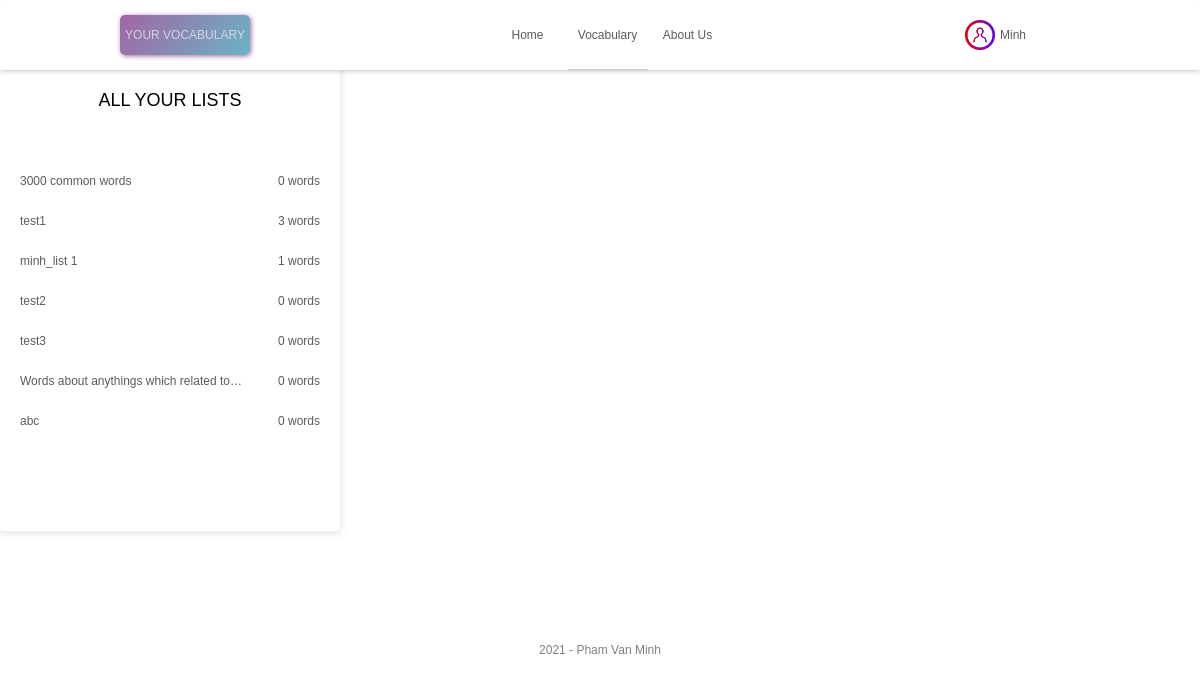
/vocab-repository (signed in), run on an earlier commit of the app's database.
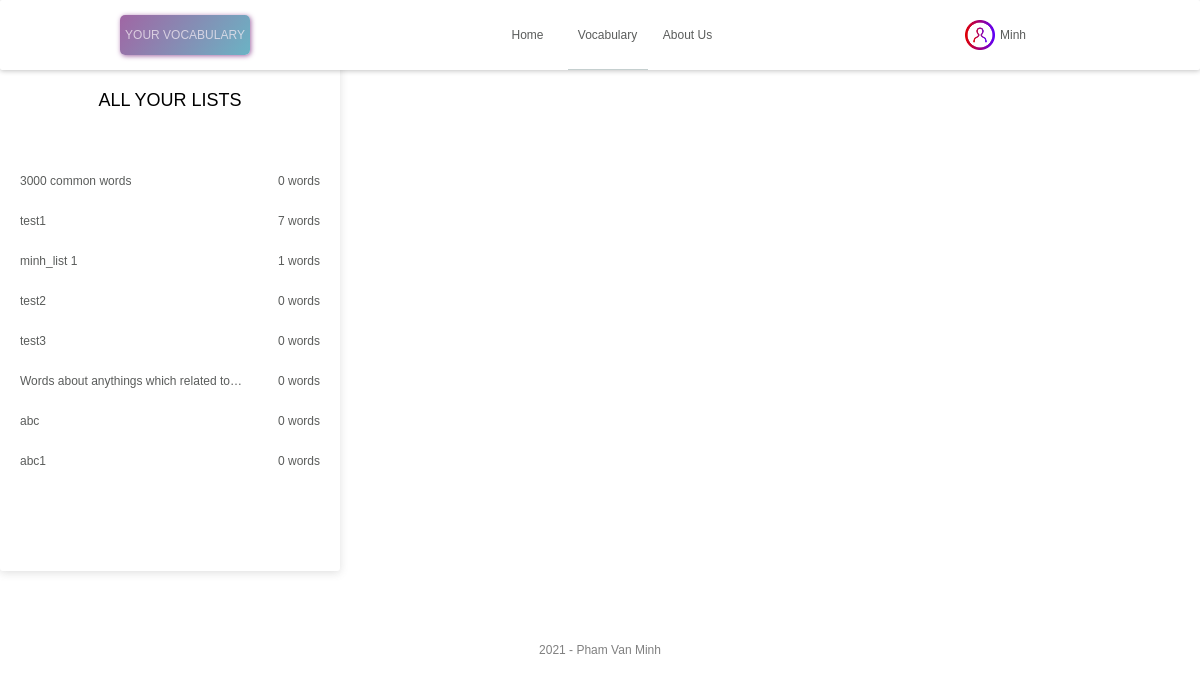
And on a later commit of the database.
### model/list.py (models this page shows, shortened)
class List(db.Model):
    __tablename__ = "list"
    list_id = db.Column(db.Integer, primary_key=True)
    list_name = db.Column(db.String(200), nullable=False)
    inserted_time = db.Column(db.String(100), nullable=False)
    user_id = db.Column(db.Integer, db.ForeignKey('user.user_id'))
    list_and_viet = db.relationship('Viet', secondary=list_and_viet, lazy='subquery')
    def to_json(self):
        return ListSchema().dump(self)

### app.py (the view)
@app.route('/vocab-repository', methods=['GET'])
@login_required
def vocab_repository_page():
    try:
        all_lists_with_num_viet = ListAction.get_all_lists_and_viet_words_quantity(
            user_id=current_user.user_id
        )
        return render_template(
            'vocab_repository.html',
            lists=all_lists_with_num_viet,
            page="vocab_repository_page"
        )
    except Exception as ex:
        logging.exception(ex)
        flash("Cannot render the page.", ERROR_FLASH_MESSAGE_TYPE)
        return render_template(
            'vocab_repository.html',
            lists=[],
            page="vocab_repository_page"
        )

### action/list.py (called while the page is built)
    @staticmethod
    def get_all_lists_and_viet_words_quantity(user_id) -> list:
        all_lists = List.query.filter_by(user_id=GENERAL_USER_ID).all()
        all_lists.extend(List.query.filter_by(user_id=user_id).all())
        all_lists_with_num_viet = []
        for list_entity in all_lists:
            item = list_entity.to_json()
            item.update({
                "num_viets": len(list_entity.list_and_viet)
            })
            all_lists_with_num_viet.append(item)
        return all_lists_with_num_viet

### model/user.py (called while the page is built)
@login_manager.user_loader
def load_user(user_id):
    return User.query.filter_by(user_id=user_id).first()

### templates/vocab_repository.html (shortened to what this page needs)
{% extends 'base.html' %}
{% block head %}
  <link rel="stylesheet" href="{{ url_for('static', filename='css/vocab_repository.css') }}">
{% endblock %}
{% block content %}
    <div class="lists-container">
        <div class="content-of-lists-container">
            <div class="list-of-list-name">
                <h2>ALL YOUR LISTS</h2>
                {% for list in lists %}
                    <div class="a-list-value" list-id="{{ list.list_id }}" list-name="{{ list.list_name }}">
                        <div class="list-name-value text-overflow-dot">
                            {{ list.list_name }}
                        </div>
                        <div class="viet-quanity-value text-overflow-dot">
                            {{ list.num_viets }} words
                        </div>
                    </div>
                {% endfor %}
            </div>
        </div>
    </div>
{% endblock %}

What changed in the data, as far as the page shows it:
computed for List "test1": num_viets "3" → "7"
added List: list_name "abc1", num_viets "0"
